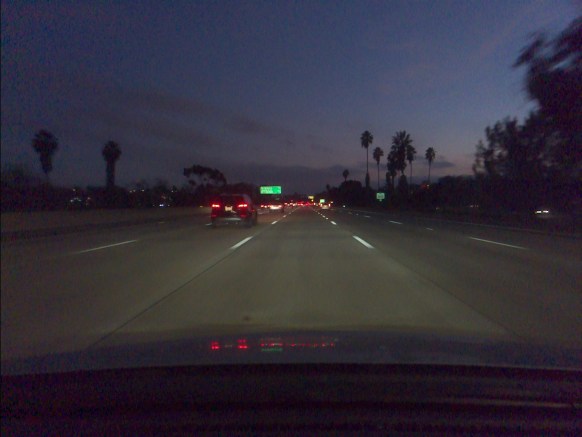
#> input picture frame_0000.jpg, 1164 x 874 px (shown at 1/2 size)
$ python line_detect.py frame_0000.jpg
#> lines starting #> are read from the running program, lines starting #| are printed output that depends on the picture; after the words box and inside, x2 and y2 are one past the last pixel; in counts of white or black regions, pixels touching at a corner belong together
#> further down, image is the input picture: shape (874, 1164, 3); mean B, G, R 59.3, 47.2, 51.3
import cv2
import numpy as np
import argparse

from contrast_test import increaseContrast
from line_intersection import getIntersection, plot_lines_and_intersection

MAX_LINE_SLOPE = 1.5
MIN_LINE_SLOPE = 0.1
MIN_LINE_LENGTH = 80

SENSOR_WIDTH = 1164
SENSOR_HEIGHT = 874

ACCEPTANCE_BOX_LOWER_LEFT = [(SENSOR_HEIGHT/2) - SENSOR_HEIGHT * 0.1, (SENSOR_WIDTH/2) - SENSOR_WIDTH * 0.1]
ACCEPTANCE_BOX_UPPER_RIGHT = [(SENSOR_HEIGHT/2) + SENSOR_HEIGHT * 0.1, (SENSOR_WIDTH/2) + SENSOR_WIDTH * 0.1]

def slopeOfLine(x1, y1, x2, y2):
    return (y2-y1)/(x2-x1)

def lengthOfLine(x1, y1, x2, y2):
    return np.sqrt((x2-x1)**2 + (y2-y1)**2)

def checkRegion(line_equation, lowerLeft=ACCEPTANCE_BOX_LOWER_LEFT, upperRight=ACCEPTANCE_BOX_UPPER_RIGHT):

    m = line_equation[0]
    n = line_equation[1]
    b = line_equation[2]
    #print(m, n, b)

    lowerLeftX = b + lowerLeft[1] * m
    #print(lowerLeftX, lowerLeft[0], upperRight[0])
    if(lowerLeft[0] <= lowerLeftX <= upperRight[0]):
        return True

    upperRightX = b - upperRight[1] * m
    if(upperRight[0] <= upperRightX <= upperRight[0]):
        return True

    lowerLeftY = b - lowerLeft[0] * n
    if(lowerLeft[1] <= lowerLeftY <= upperRight[1]):
        return True

    upperRightY = b - upperRight[0] * n
    if(upperRight[1] <= upperRightY <= upperRight[1]):
        return True

    return False


def getLines(image):

    # Convert image to grayscale

    image = region_selection(image)

    gray = cv2.cvtColor(image,cv2.COLOR_BGR2GRAY)

    #contrast = increaseContrast(gray)

    # Use canny edge detection
    edges = cv2.Canny(gray,50,150,apertureSize=3)

    # Apply HoughLinesP method to
    # to directly obtain line end points

    lines = cv2.HoughLinesP(
                edges, # Input edge image
                1, # Distance resolution in pixels
                np.pi/180, # Angle resolution in radians
                threshold=30, # Min number of votes for valid line
                minLineLength=5, # Min allowed length of line
                maxLineGap=100 # Max allowed gap between line for joining them
                )

    #print(lines)

    lines_list =[]

    # Iterate over points
    for points in lines:
        # Extracted points nested in the list
        x1,y1,x2,y2=points[0]

        lineSlope = slopeOfLine(x1, y1, x2, y2)
        lineLength = lengthOfLine(x1, y1, x2, y2)


        if(abs(lineSlope) < MAX_LINE_SLOPE and abs(lineSlope) > MIN_LINE_SLOPE and lineLength > MIN_LINE_LENGTH):

            #print("Line coordinates: ", x1, y1, x2, y2)
            #print("Line slope: ", lineSlope)
            #print("Line length: ", lineLength)

            b = y1 - lineSlope * x1
            m = lineSlope
            n = 1

            lineEquation = [m, n, b]

            #if(checkRegion(lineEquation)):

                # Draw the lines joing the points
                # On the original image
            cv2.line(image,(x1,y1),(x2,y2),(0,255,0),2)
            # Maintain a simples lookup list for points
            lines_list.append([(x1,y1),(x2,y2), lineSlope])


    # Save the result image

    return image, lines_list
    #return image, lines_list

def region_selection(image):
	"""
	Determine and cut the region of interest in the input image.
	Parameters:
		image: we pass here the output from canny where we have
		identified edges in the frame
	"""
	# create an array of the same size as of the input image
	mask = np.zeros_like(image)
	# if you pass an image with more then one channel
	if len(image.shape) > 2:
		channel_count = image.shape[2]
#> channel_count = 3
		ignore_mask_color = (255,) * channel_count
#> ignore_mask_color = (255, 255, 255)
	# our image only has one channel so it will go under "else"
	else:
		# color of the mask polygon (white)
		ignore_mask_color = 255
	# creating a polygon to focus only on the road in the picture
	# we have created this polygon in accordance to how the camera was placed
	rows, cols = image.shape[:2]
#> rows = 874; cols = 1164
	bottom_left = [cols * 0.1, rows * 0.75]
#> bottom_left = [116.4, 655.5]
	top_left	 = [cols * 0.1, rows * 0.5]
#> top_left = [116.4, 437]
	bottom_right = [cols * 0.9, rows * 0.75]
#> bottom_right = [1047.6, 655.5]
	top_right = [cols * 0.9, rows * 0.5]
#> top_right = [1047.6, 437]
	vertices = np.array([[bottom_left, top_left, top_right, bottom_right]], dtype=np.int32)
	# filling the polygon with white color and generating the final mask
	cv2.fillPoly(mask, vertices, ignore_mask_color)
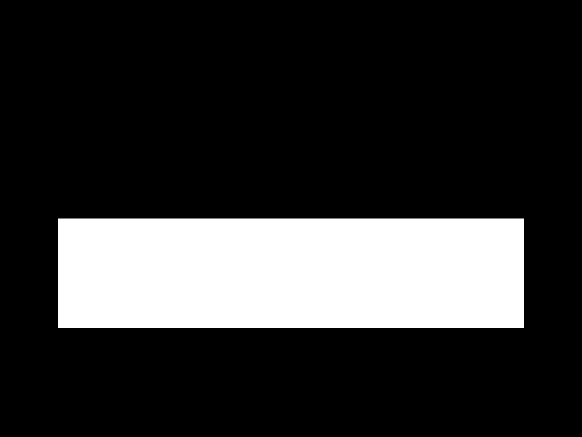
#> mask: shape (874, 1164, 3) (shown at 1/2 size); 20.1% white; 1 white region, box (x1, y1, x2, y2) and area: (116, 437, 1048, 656) 204108
	# performing Bitwise AND on the input image and mask to get only the edges on the road
	masked_image = cv2.bitwise_and(image, mask)
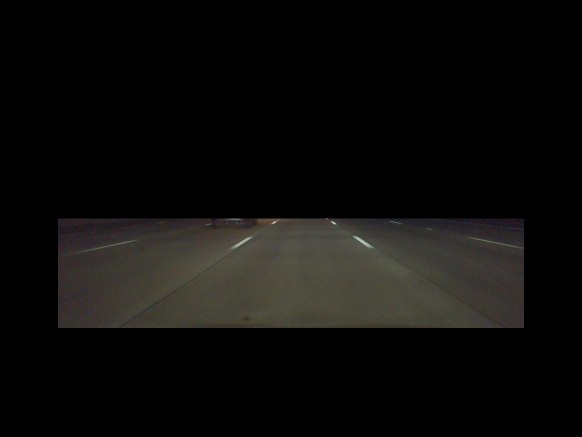
#> masked_image: shape (874, 1164, 3) (shown at 1/2 size); mean B, G, R 11, 12.6, 13.2
	return masked_image


if __name__ == "__main__":
    # Create an argparse object to parse command-line arguments
    parser = argparse.ArgumentParser(description='Process an image using OpenCV.')
    parser.add_argument('image_path', type=str, help='Path to the input image file')
    args = parser.parse_args()

    # Read the image path from the command-line argument
    image_path = args.image_path

    # Read the image
    image = cv2.imread(image_path)

    # Check if the image was loaded successfully
    if image is None:
        print('Error: Could not load the image.')
        exit()

    image, lines_list = getLines(image)
#> in getLines, `edges = cv2.Canny(gray,50,150,apertureSize=3)`:
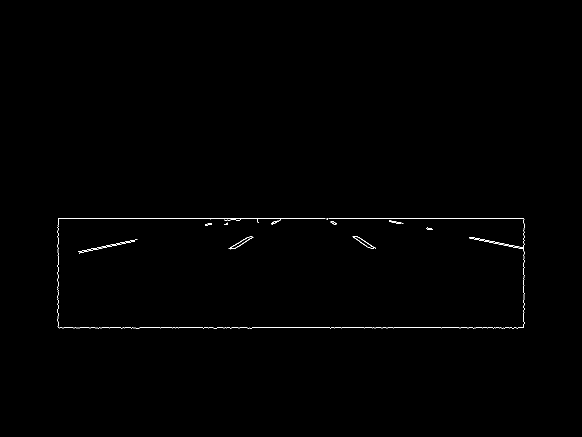
#> edges: shape (874, 1164) (shown at 1/2 size); 0.32% white in thin lines or dots, all inside (x1, y1, x2, y2) = (115, 436, 1049, 657)
#> in getLines, `lines = cv2.HoughLinesP( edges,`: lines = 17 rows, first 6: [116, 655, 1047, 655], [116, 437, 1047, 437], [117, 436, 1043, 436], [118, 656, 503, 656], [779, 443, 1047, 495], [116, 654, 116, 438]
#> the loop in getLines, `for points in lines:` made 17 passes
#> (x1, y1, x2, y2, lineSlope, lineLength, b, m) on passes 5, 8, 9, 12, 14, 15, 16, 17: (779, 443, 1047, 495, 0.194, 273, 291.9, 0.194), (159, 505, 268, 482, -0.211, 111.4, 538.6, -0.211), (158, 503, 273, 479, -0.209, 117.5, 536, -0.209), (940, 476, 1043, 497, 0.204, 105.1, 284.3, 0.204), (457, 497, 561, 439, -0.558, 119.1, 751.9, -0.558), (653, 438, 738, 495, 0.671, 102.3, 0.106, 0.671), (663, 442, 750, 496, 0.621, 102.4, 30.48, 0.621), (478, 492, 550, 442, -0.694, 87.66, 823.9, -0.694)
#> (x1, y1, x2, y2, lineSlope, lineLength) on passes 1, 2, 3, 4, 6, 7: (116, 655, 1047, 655, 0, 931), (116, 437, 1047, 437, 0, 931), (117, 436, 1043, 436, 0, 926), (118, 656, 503, 656, 0, 385), (116, 654, 116, 438, -inf, 216), (1047, 654, 1047, 438, -inf, 216)
#> after the loop in getLines, `for points in lines:`:
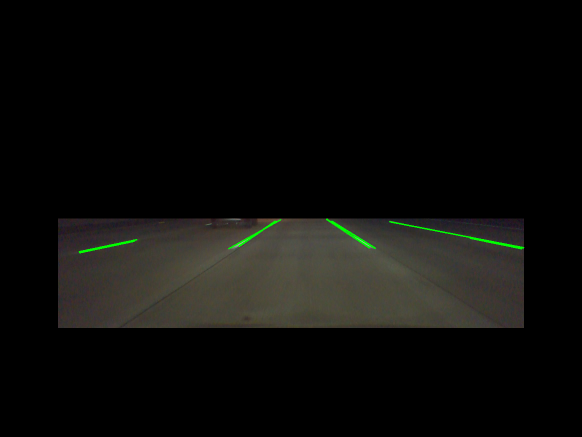
#> image: shape (874, 1164, 3) (shown at 1/2 size); 0.28% of pixels changed, all inside (x1, y1, x2, y2) = (157, 437, 1049, 507)
#> after the loop in getLines, `for points in lines:`: lines_list = 8 items
#> lines_list = 8 items

    print("lines list: ", lines_list)
#> (printed output is left out)
    print("Num Lines: ", len(lines_list))
#| Num Lines:  8


    cv2.imshow('detectedLines.png',image)
    cv2.waitKey(0)

    cv2.destroyAllWindows()

$ run again, on img/imgsSideBySide.png
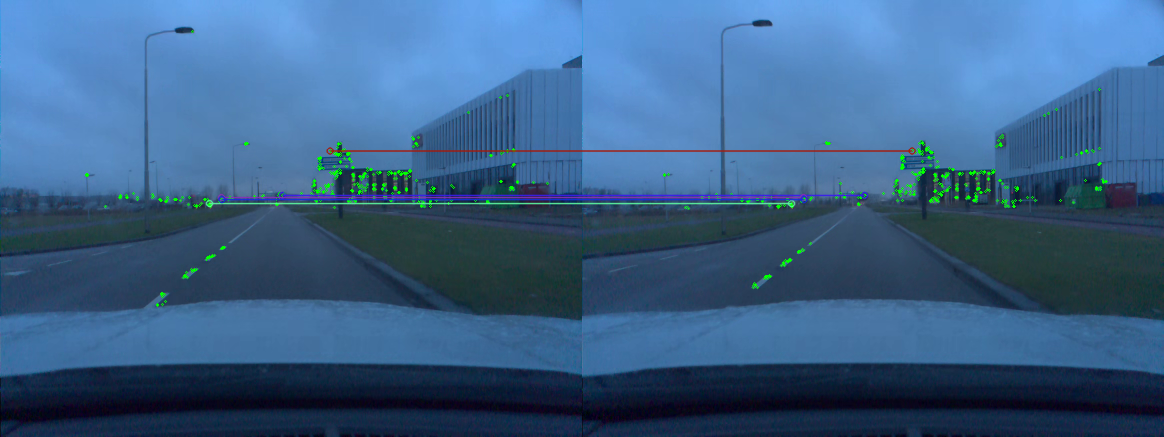
#> input picture img/imgsSideBySide.png, 1164 x 437 px
#> image is the input picture: shape (437, 1164, 3); mean B, G, R 135.1, 96.1, 58.4
#> mask: shape (437, 1164, 3); 20.2% white; 1 white region, box (x1, y1, x2, y2) and area: (116, 218, 1048, 328) 102520
#> in getLines, `edges = cv2.Canny(gray,50,150,apertureSize=3)`:
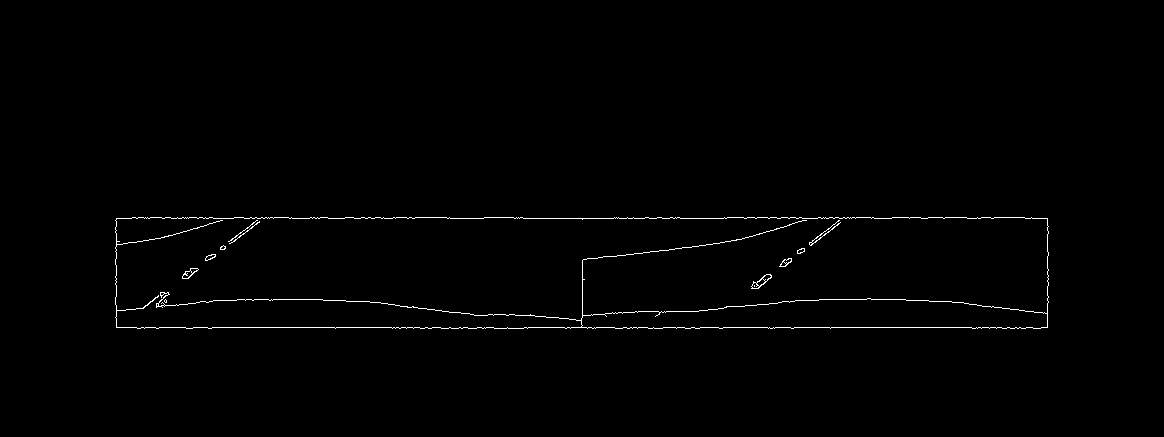
#> edges: shape (437, 1164); 0.77% white in thin lines or dots, all inside (x1, y1, x2, y2) = (115, 217, 1049, 329)
#> lines = 31 rows, first 6: [116, 327, 1047, 327], [116, 218, 1047, 218], [132, 217, 1031, 217], [819, 299, 905, 299], [972, 328, 1040, 328], [795, 300, 928, 300]
#> the loop in getLines, `for points in lines:` made 31 passes
#> (x1, y1, x2, y2, lineSlope, lineLength, b, m) on passes 9, 14, 17, 18, 19, 22, 24, 25: (946, 301, 1047, 313, 0.119, 101.7, 188.6, 0.119), (367, 301, 487, 315, 0.117, 120.8, 258.2, 0.117), (582, 261, 837, 225, -0.141, 257.5, 343.2, -0.141), (161, 299, 259, 222, -0.786, 124.6, 425.5, -0.786), (143, 308, 253, 222, -0.782, 139.6, 419.8, -0.782), (733, 306, 840, 222, -0.785, 136, 881.4, -0.785), (722, 308, 839, 220, -0.752, 146.4, 851, -0.752), (581, 323, 794, 301, -0.103, 214.1, 383, -0.103)
#> after the loop in getLines, `for points in lines:`:
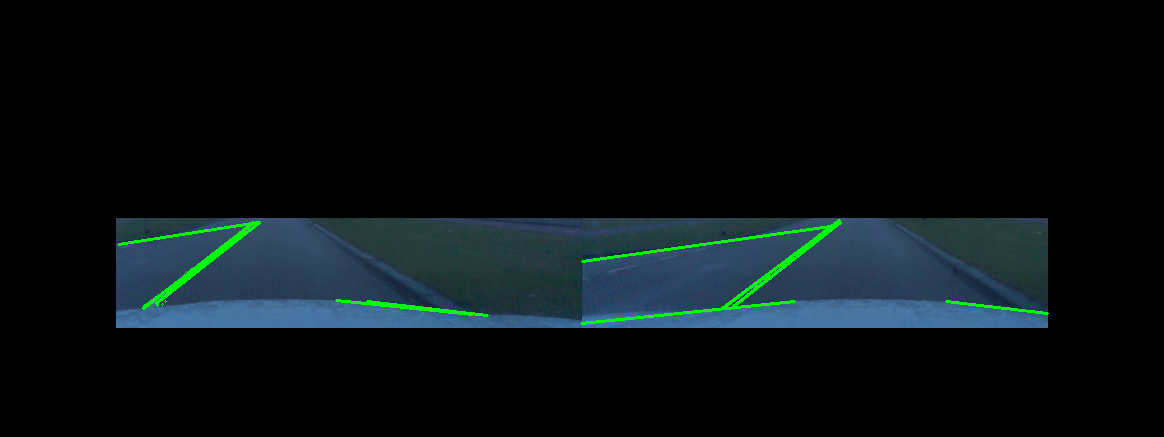
#> image: shape (437, 1164, 3); mean B, G, R 18.4, 16.3, 8.7
#> after the loop in getLines, `for points in lines:`: lines_list = 12 items
#> (printed output is left out)
#| Num Lines:  12
